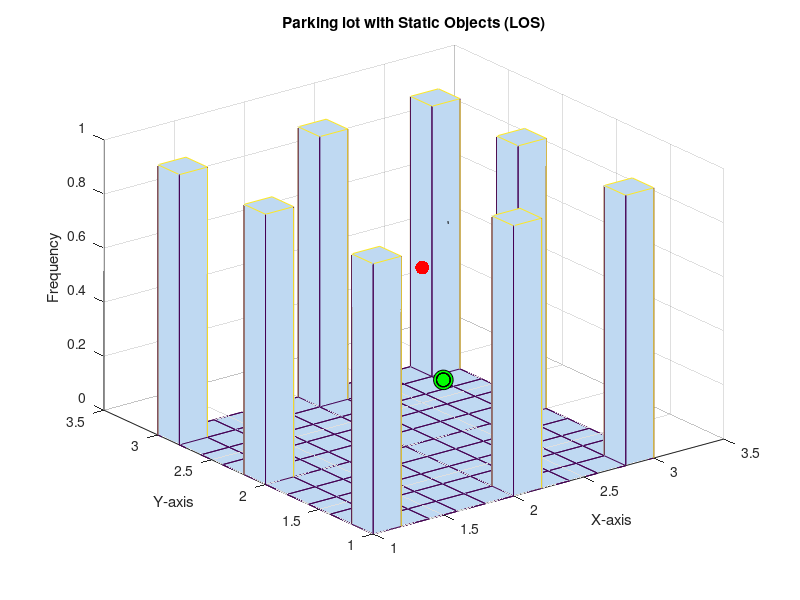

Write the MATLAB code that produced this figure.
% Define data points
x = [1 1; 1 2; 1 3; 2 1; 2 3; 3 1; 3 2; 3 3];

% Plot histogram
hist3(x);

% Set up the axes
xlabel('X-axis');
ylabel('Y-axis');
zlabel('Frequency');
title('Parking lot with Static Objects (LOS)');

% Define positions for static objects
staticObjects = [1.5 1.5 0.5; 2.5 2.5 0.5; 1.5 2.5 0.5; 2.5 1.5 0.5]; % Add more objects as needed

% Define positions for the anchors (LOS)
LOS_anchor = [1.5, 1, 0.5];  % LOS anchor
LOS_anchor2 = [3, 3, 0.5];    % Second LOS anchor

% Plot static objects
hold on;
scatter3(staticObjects(:, 1), staticObjects(:, 2), staticObjects(:, 3), 100, 'filled', 'MarkerFaceColor', 'r');

% Plot the anchors (LOS)
scatter3(LOS_anchor(1), LOS_anchor(2), LOS_anchor(3), 200, 'filled', 'MarkerFaceColor', 'g', 'MarkerEdgeColor', 'k'); % LOS anchor
scatter3(LOS_anchor2(1), LOS_anchor2(2), LOS_anchor2(3), 200, 'filled', 'MarkerFaceColor', 'b', 'MarkerEdgeColor', 'k'); % Second LOS anchor
hold off;

% Speed of light
c = 3e8; % meters per second

% Calculate actual distances between static objects and the anchors (LOS)
actual_distance_LOS = sqrt(sum((staticObjects - repmat(LOS_anchor, size(staticObjects,1), 1)).^2, 2));
actual_distance_LOS2 = sqrt(sum((staticObjects - repmat(LOS_anchor2, size(staticObjects,1), 1)).^2, 2));

% Calculate TOF for the anchors
TOF_LOS = actual_distance_LOS / c;
TOF_LOS2 = actual_distance_LOS2 / c;

% Display TOF for the first anchor (LOS)
disp('TOF for first anchor (LOS) (seconds):');
disp(TOF_LOS');

% Display TOF for the second anchor (LOS)
disp('TOF for second anchor (LOS) (seconds):');
disp(TOF_LOS2');

% Define a scaling factor
scaling_factor = 0.0001; % Adjust as needed, should be less than 0.01 to keep the error less than 10 cm

% Estimated position for both anchors (assuming perfect TOF measurement)
estimated_LOS = repmat(LOS_anchor, size(staticObjects, 1), 1) + TOF_LOS .* [scaling_factor, scaling_factor, scaling_factor];
estimated_LOS2 = repmat(LOS_anchor2, size(staticObjects, 1), 1) + TOF_LOS2 .* [scaling_factor, scaling_factor, scaling_factor];

% Plot estimated positions
hold on;
scatter3(estimated_LOS(:, 1), estimated_LOS(:, 2), estimated_LOS(:, 3), 100, 'filled', 'MarkerFaceColor', 'g', 'MarkerEdgeColor', 'k'); % Estimated position for LOS anchor
scatter3(estimated_LOS2(:, 1), estimated_LOS2(:, 2), estimated_LOS2(:, 3), 100, 'filled', 'MarkerFaceColor', 'b', 'MarkerEdgeColor', 'k'); % Estimated position for second LOS anchor
hold off;

% Calculate errors between each tag and the first anchor (LOS)
error_LOS = zeros(size(staticObjects, 1), 1);
for i = 1:size(staticObjects, 1)
    % Error for the first anchor (LOS) in centimeters
    error_LOS(i) = sqrt(sum((staticObjects(i, :) - estimated_LOS(i, :)).^2, 2)) / 100; % Dividing by 100 to convert to meters
    %fprintf('Error for Tag %d (LOS) in meters: %.4f\n', i, error_LOS(i));
end

% Calculate errors between each tag and the second anchor (LOS2)
error_LOS2 = zeros(size(staticObjects, 1), 1);
for i = 1:size(staticObjects, 1)
    % Error for the second anchor (LOS2) in centimeters
    error_LOS2(i) = sqrt(sum((staticObjects(i, :) - estimated_LOS2(i, :)).^2, 2)) / 100; % Dividing by 100 to convert to meters
    %fprintf('Error for Tag %d (Second LOS) in meters: %.4f\n', i, error_LOS2(i));
end

% Calculate weights based on inverse of errors
weight_1 = 1 ./ error_LOS;
weight_2 = 1 ./ error_LOS2;

% Combine weights
total_weight = weight_1 + weight_2;

% Calculate weighted average of estimates
combined_estimated_position = (repmat(weight_1, 1, 3) .* estimated_LOS + repmat(weight_2, 1, 3) .* estimated_LOS2) ./ repmat(total_weight, 1, 3);

% Calculate errors using combined estimates
error_combined = sqrt(sum((staticObjects - combined_estimated_position).^2, 2)) / 100; % Error in meters

for i = 1:size(staticObjects, 1)
    fprintf('Error for Tag %d (Combined Anchors) in meters: %.4f\n', i, error_combined(i));
end

